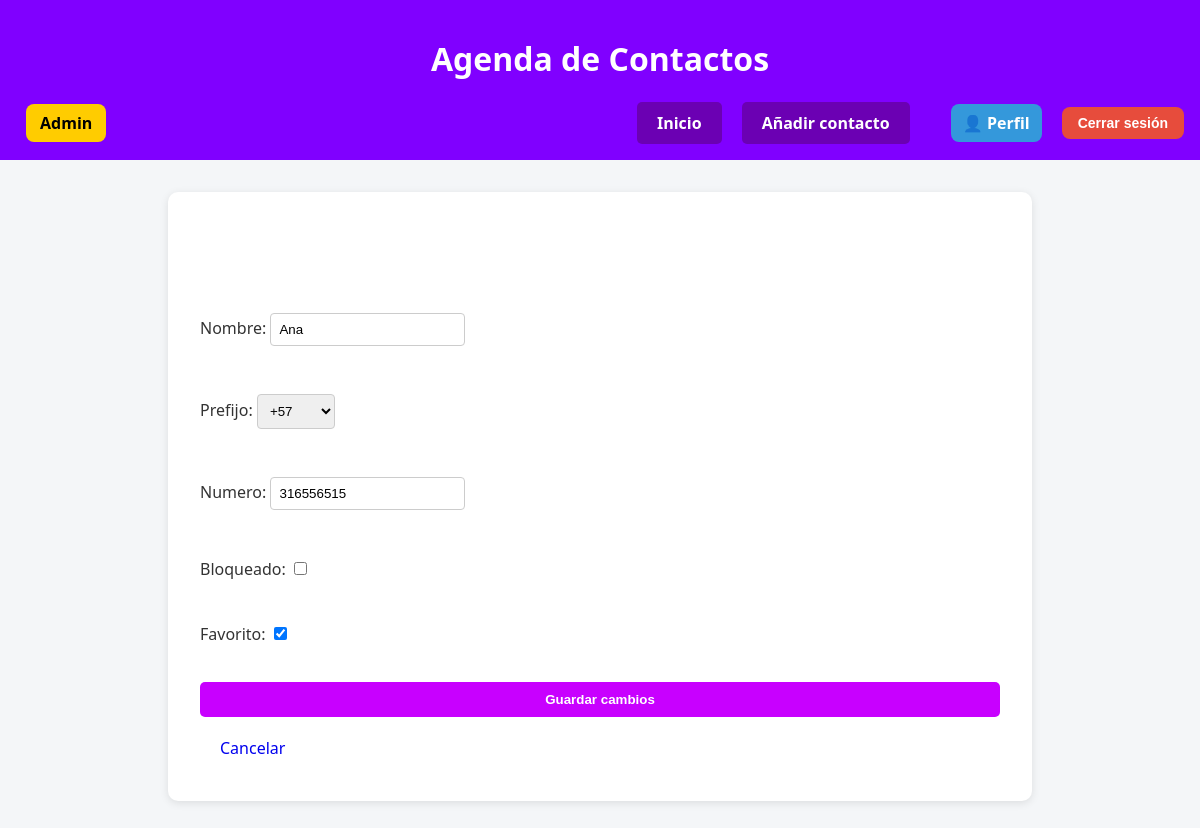
The app's page /editar/25/ (signed in) with its own data.
### modulo/models.py (models this page shows, shortened)
class Contacto(models.Model):
    nombre = models.CharField(max_length=50)
    prefijo = models.ForeignKey(Prefijo, on_delete=models.SET_NULL, null=True, blank=True)
    numero = models.CharField(max_length=20)
    autor = models.ForeignKey(User, on_delete=models.CASCADE)
    bloqueado = models.BooleanField(default=False)
    favorito = models.BooleanField(default=False)

class Prefijo(models.Model):
    prefijo = models.CharField(max_length=10)
    def __str__(self):
        return self.prefijo

### modulo/views.py (the view)
# urls.py: path('editar/<int:contacto_id>/', views.editar_contacto, name='editar_contacto'),
@login_required
def editar_contacto(request, contacto_id):
    contacto = get_object_or_404(Contacto, id=contacto_id, autor=request.user)
    if request.method == 'POST':
        form = ContactoForm(request.POST, instance=contacto)
        if form.is_valid():
            form.save()
            return redirect('index')
    else:
        form = ContactoForm(instance=contacto)
    return render(request, 'modulo/editar_contacto.html', {'form': form, 'contacto': contacto})

### modulo/forms.py
class ContactoForm(forms.ModelForm):
    class Meta:
        model = Contacto
        fields = ['nombre', 'prefijo', 'numero', 'bloqueado', 'favorito']

### modulo/templates/modulo/editar_contacto.html (shortened to what this page needs)
{% extends 'modulo/base.html' %}
{% block content %}
<h2>Editar contacto: {{ contacto.nombre }}</h2>
<form method="post">
    {{ form.as_p }}
    <button type="submit" class="button">Guardar cambios</button>
    <a href="{% url 'index' %}" class="button">Cancelar</a>
</form>
{% endblock %}

### modulo/static/modulo/css/index.css (style rules this page uses)
body { font-family: 'Segoe UI', Tahoma, Geneva, Verdana, sans-serif; margin: 0; padding: 0; background-color: #f4f6f8; color: #333; }
h1, h2 { color: #ffffff; }
form { display: flex; flex-direction: column; }
form input, form select { padding: 0.5rem; margin-bottom: 1rem; border: 1px solid #ccc; border-radius: 4px; }
button { background-color: #c800ff; color: white; padding: 10px 20px; border: none; border-radius: 8px; font-weight: bold; cursor: pointer; transition: background-color 0.3s ease; }
.button { padding: 10px 20px; border-radius: 5px; text-decoration: none; display: inline-block; margin-top: 10px; transition: background-color 0.3s; }

### records on screen
Contacto: nombre "Ana", numero "316556515", favorito "☑"
Prefijo: prefijo "+57"
